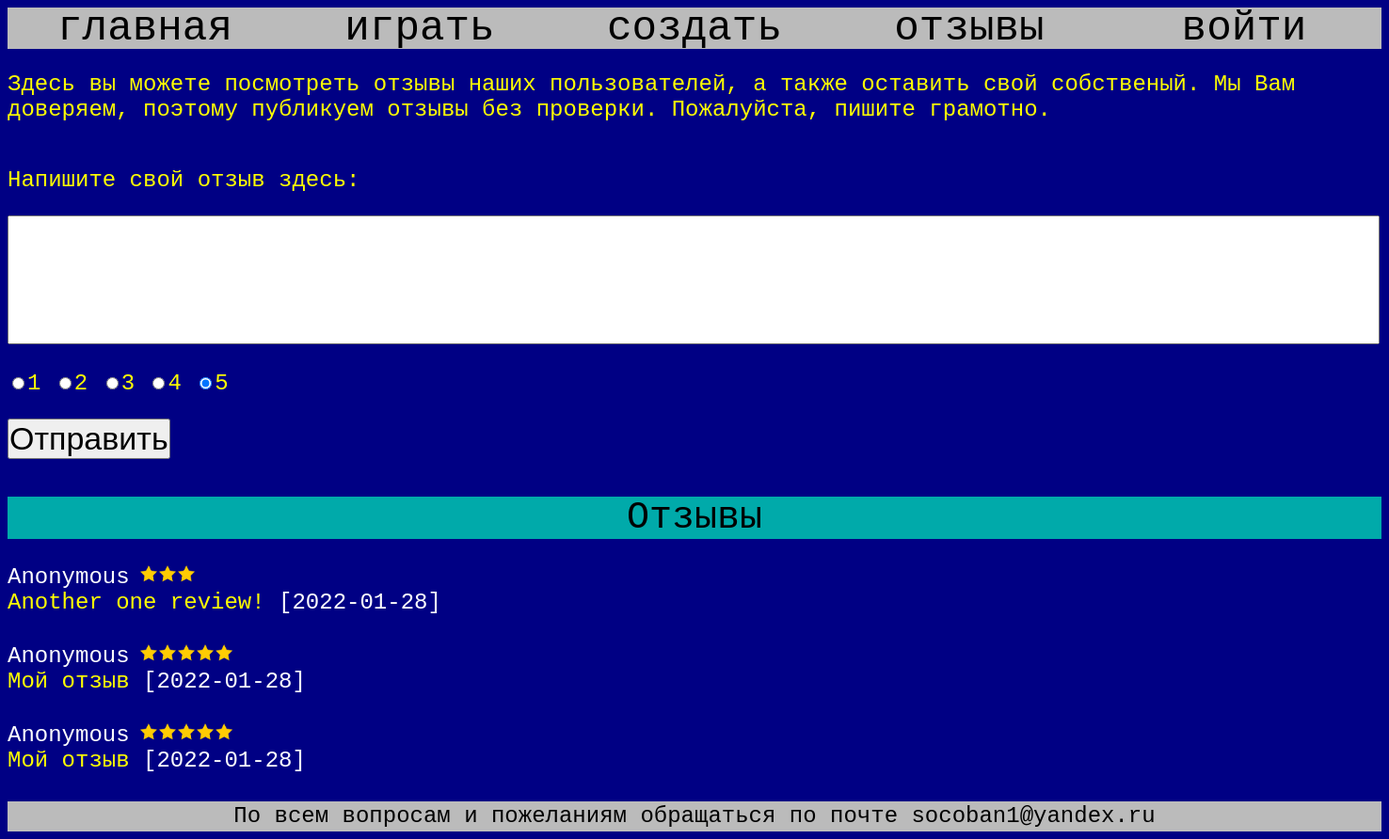
/review.php, run on the app's committed database.
### tables this page shows
CREATE TABLE `reviews` (
  `ID` int(11) NOT NULL,
  `AuthorID` int(11) NOT NULL,
  `Time` date NOT NULL,
  `Text` text NOT NULL,
  `Mark` int(11) NOT NULL
);

### modules/Content.php (the view, shortened to what this page needs)
<?php
function PrintReviews($link)
{
    $reviewsResource = mysqli_query($link, "SELECT * FROM `Reviews` ORDER BY `ID` DESC");
    while ($reviews = mysqli_fetch_assoc($reviewsResource))
    {
        if ($reviews['AuthorID'] == -1)
        $author = "Anonymous";
        else
        {
            $authorResource = mysqli_query($link, "SELECT * FROM `Users` WHERE `ID`=" . $reviews['AuthorID']);
            $author = mysqli_fetch_assoc($authorResource)["login"];
        }
        echo "<div class=\"reviews\">";
        echo    "<div class=\"author_and_mark\">";
        echo        "<div class=\"author\">" . $author . "</div>";
        echo        "<div class=\"mark\" style=\"width:" . $reviews['Mark'] * 20 . "px\"></div>";
        echo    "</div>";
        echo    "<div>" . $reviews['Text'] . " ";
        echo    "<span class=\"time\">[".$reviews['Time']."]</span></div>";
        echo "</div>";
    }
}

### css/reviews.css (style rules this page uses)
* { padding: 0; font-family: monospace; }
body { display: flex; flex-direction: column; justify-content: space-between; background-color: rgb(0, 0, 132); }
.reviews { color: rgb(255, 255, 0); font-weight: normal; font-size: 3vh; margin-bottom: 30px; }
.author_and_mark { display: flex; }
.author { color: rgb(255, 255, 255); }
.mark { margin-left: 10px; background-image: url(../pics\\stars.png); background-position: left top; background-size:cover; height: 20px; }
.time { color: rgb(255, 255, 255); }

### data on the page
reviews: AuthorID "Anonymous", Text "Another one review!", Time "2022-01-28"
reviews: AuthorID "Anonymous", Text "Мой отзыв", Time "2022-01-28"
reviews: AuthorID "Anonymous", Text "Мой отзыв", Time "2022-01-28"

### other printed values
$home "главная"
$play "играть"
$create "создать"
$reviews "отзывы"
$enterHeaderWord "войти"
